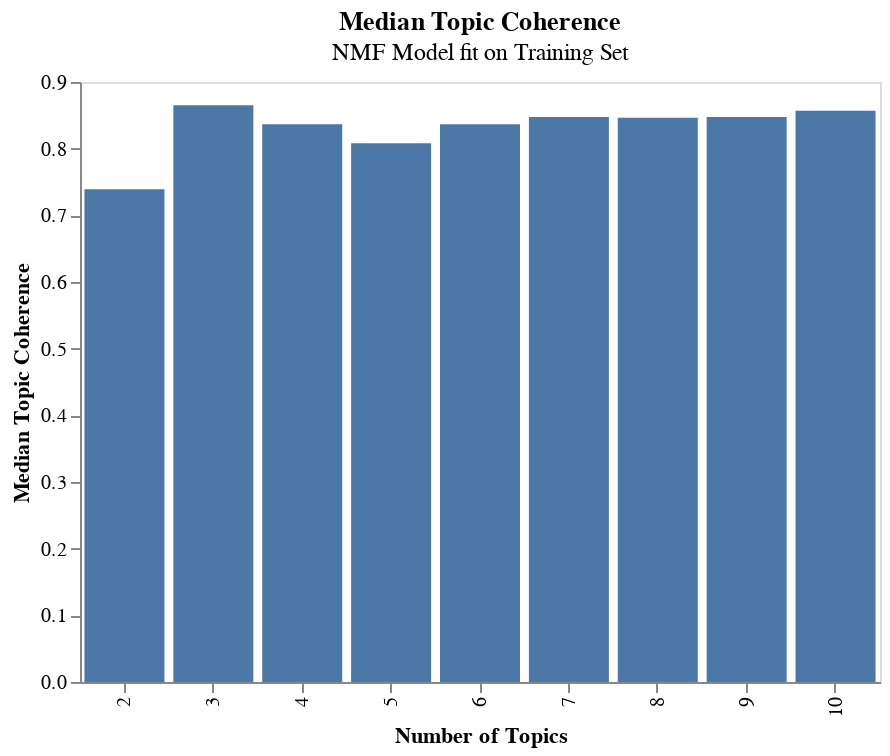

The code cell stored with this chart in its notebook:
### Code cell
plotDf = pd.DataFrame({
                        'num_topics':range(2,11)
                        ,'median_topic_coherence':nmf_coherance_scores
                        })

chart = alt.Chart(plotDf)\
            .mark_bar()\
            .encode(
                    x=alt.X('num_topics:O', title = 'Number of Topics'),
                    y=alt.Y('median_topic_coherence:Q', title = 'Median Topic Coherence')
                )\
            .properties(
                width=400,
                height=300,
                title={'text':'Median Topic Coherence'
                       ,'subtitle':'NMF Model fit on Training Set'
                    }
            )\
            .configure_axis(
                            grid=False
                            )         

chart

### Figure 1 — Vega-Lite specification as saved in the notebook (floating-point values rounded to 4 significant figures)
{"config": {"view": {"continuousWidth": 300, "continuousHeight": 300}, "axis": {"grid": false}}, "data": {"name": "data-c74ecd1b2ebf03ad44f585dc296c6c17"}, "mark": {"type": "bar"}, "encoding": {"x": {"field": "num_topics", "title": "Number of Topics", "type": "ordinal"}, "y": {"field": "median_topic_coherence", "title": "Median Topic Coherence", "type": "quantitative"}}, "height": 300, "title": {"text": "Median Topic Coherence", "subtitle": "NMF Model fit on Training Set"}, "width": 400, "$schema": "https://vega.github.io/schema/vega-lite/v5.20.1.json", "datasets": {"data-c74ecd1b2ebf03ad44f585dc296c6c17": [{"num_topics": 2, "median_topic_coherence": 0.7391}, {"num_topics": 3, "median_topic_coherence": 0.8653}, {"num_topics": 4, "median_topic_coherence": 0.8367}, {"num_topics": 5, "median_topic_coherence": 0.8082}, {"num_topics": 6, "median_topic_coherence": 0.8367}, {"num_topics": 7, "median_topic_coherence": 0.8476}, {"num_topics": 8, "median_topic_coherence": 0.8465}, {"num_topics": 9, "median_topic_coherence": 0.8476}, {"num_topics": 10, "median_topic_coherence": 0.8567}]}}
